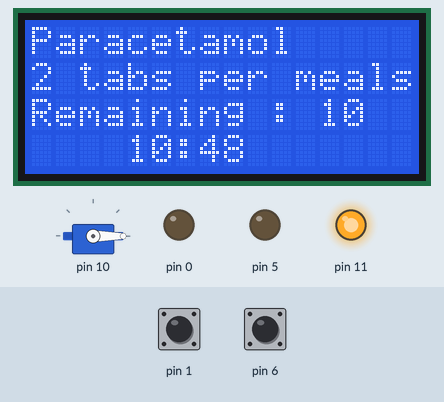
Bench run of a sketch on a simulated Arduino Uno, built for the host (arithmetic inside an expression is 32-bit, double 64-bit). Parts: 16×4 character LCD, servo, output pins drawn as LEDs (lit = HIGH). The inputs (shaded band) are chosen by the test bench; at power-on: pin 6 HIGH, pin 1 HIGH.

Above: at 1.2 s.
1.3 s: pin 6 pulled LOW for 3.2 s
At 3.2 s:
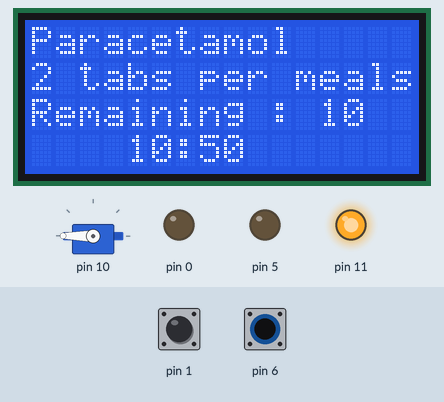
At 14.5 s:
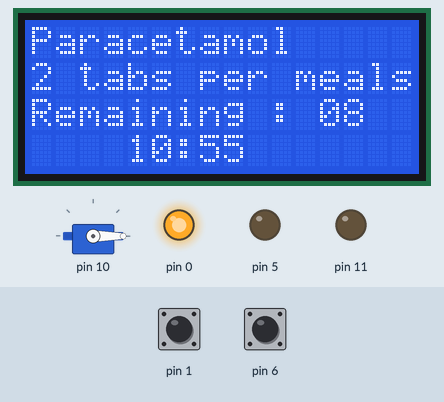
Timing chart, 0 to 16.3 s (numbered marks = the images above; inputs shaded):
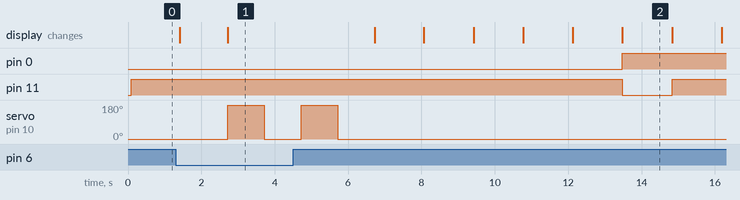

The sketch:

main.ino
```cpp
#include <Servo.h>
#include <Wire.h>
#include <LiquidCrystal_I2C.h>

LiquidCrystal_I2C lcd(0x3F,16,4);
short hr = 10;
short mins = 48;
short sec = 0;
int count_1 = 0;
int count_2 = 0;

short hr_meals [] = {10,10,11,11,11,11,11,11,11};
short mins_meals []= {50,55,10,15,20,25,30,35,40};
short cnt_meals = sizeof(hr_meals)/sizeof(short);
short mins_snooze = -1;
short tablet_each_meals = 2;
short tablet_remain = 10;
short rounds = 0;

const int SWITCH_EAT = PIN_PD6;
const int SWITCH_SNOOZE = PIN_PD1;
const int BUZZER = PIN_PB3;
const int LED_RED = PIN_PD5;
const int LED_GREEN = PIN_PD0;

bool wait_for_snooze = false;

Servo servo;

void setup()
{
  lcd.init();                      // initialize the lcd
  // Print a message to the LCD.
  lcd.backlight();
  lcd.setCursor(0,0);
  lcd.print("Paracetamol");
  lcd.setCursor(0,1);
  lcd.print(tablet_each_meals);
  lcd.setCursor(1,1);
  lcd.print(" tabs per meals");
  count_1 = millis();
  pinMode(SWITCH_EAT,INPUT_PULLUP);
  pinMode(SWITCH_SNOOZE,INPUT_PULLUP);
  pinMode(BUZZER,OUTPUT);
  pinMode(LED_RED,OUTPUT);
  pinMode(LED_GREEN,OUTPUT);
  digitalWrite(BUZZER,HIGH);
  servo.attach(PIN_PB2);
  servo.write(0);
  //SET ROUND
  for(int i=0;i<cnt_meals;i++){
    if(hr_meals[i] > hr || (hr_meals[i] == hr && mins_meals[i] > mins)){
      rounds = i;
      break;
    }
  }

}

void updateTime() {
  count_2 = millis();
  if(sec >= 60){
    sec = 0;
    mins += 1;
  }
  if(mins >= 60){
    mins = 0;
    hr += 1;
  }
  if(mins == 60){
    mins = 0;
  }
  if(hr == 24){
    hr = 0;
  }
  if((count_2 - count_1) >= 10){
    sec +=  1;
    count_1 = count_2;
  }
  //HOURS
  lcd.setCursor(0,3);
  if(hr < 10){
    lcd.print("0");
  }
  lcd.print(hr);
  lcd.setCursor(2,3);
  lcd.print(":");
  //MINUTES
  lcd.setCursor(3,3);
  if(mins < 10){
    lcd.print("0");
  }
  lcd.print(mins);
}
void eat()
{
  digitalWrite(LED_GREEN,LOW);
  digitalWrite(BUZZER,HIGH);
  for(int i=1;i<=tablet_each_meals;i++){
    servo.write(200);
    delay(1000);
    servo.write(0);
    delay(1000);
    tablet_remain -= 1;
  }
  if(tablet_remain < 0){
    tablet_remain = 0;
  }
  if(tablet_remain <= 5){
      digitalWrite(LED_RED,HIGH);
  }
}
void snooze(){
  if(wait_for_snooze && mins_snooze != -1){
    if((mins_snooze < 55 && mins - mins_snooze >= 5) || (mins_snooze >= 55 && mins - mins_snooze == -55))
    digitalWrite(BUZZER,LOW);
    if (digitalRead(SWITCH_EAT) == LOW) {
       eat();
       mins_snooze = -1;
       wait_for_snooze = false;
       rounds++;
    }
   }
}
void loop()
{
  while(rounds < cnt_meals){
    updateTime();
    if(hr == hr_meals[rounds] && mins == mins_meals[rounds]) {
      if(wait_for_snooze == false){
        digitalWrite(LED_GREEN,HIGH);
        digitalWrite(BUZZER, LOW);
      }
      //EAT
      if (digitalRead(SWITCH_EAT) == LOW) {
       eat();
       rounds++;
      }
      //SNOOZE
      if(digitalRead(SWITCH_SNOOZE) == LOW){
        digitalWrite(BUZZER,HIGH);
        mins_snooze = mins;
        wait_for_snooze = true;
      }
    }
    if(mins - mins_meals[rounds] == 1 && digitalRead(LED_GREEN) && !digitalRead(BUZZER)){
       digitalWrite(BUZZER,HIGH);
        mins_snooze = mins;
        wait_for_snooze = true;
    }
    snooze();
    if(rounds == cnt_meals){
      rounds = 0;
    }
    //SHOW REMAINING
    lcd.setCursor(-4,2);
    lcd.print("Remaining : ");
    if(tablet_remain < 10){
      lcd.setCursor(8,2);
      lcd.print("0");
      lcd.setCursor(9,2);
    }
    else{
      lcd.setCursor(8,2);
    }
    lcd.print(tablet_remain);
  }
}
```

Measured:
- after the input at 1.3 s, pin 0: LOW → HIGH after 12.2 s instead of 1.4 s; servo on pin 10: alternates 180° for 1.0 s and 0° for 1.0 s, 4 changes in all, then stays 0°, starting after 1.4 s
